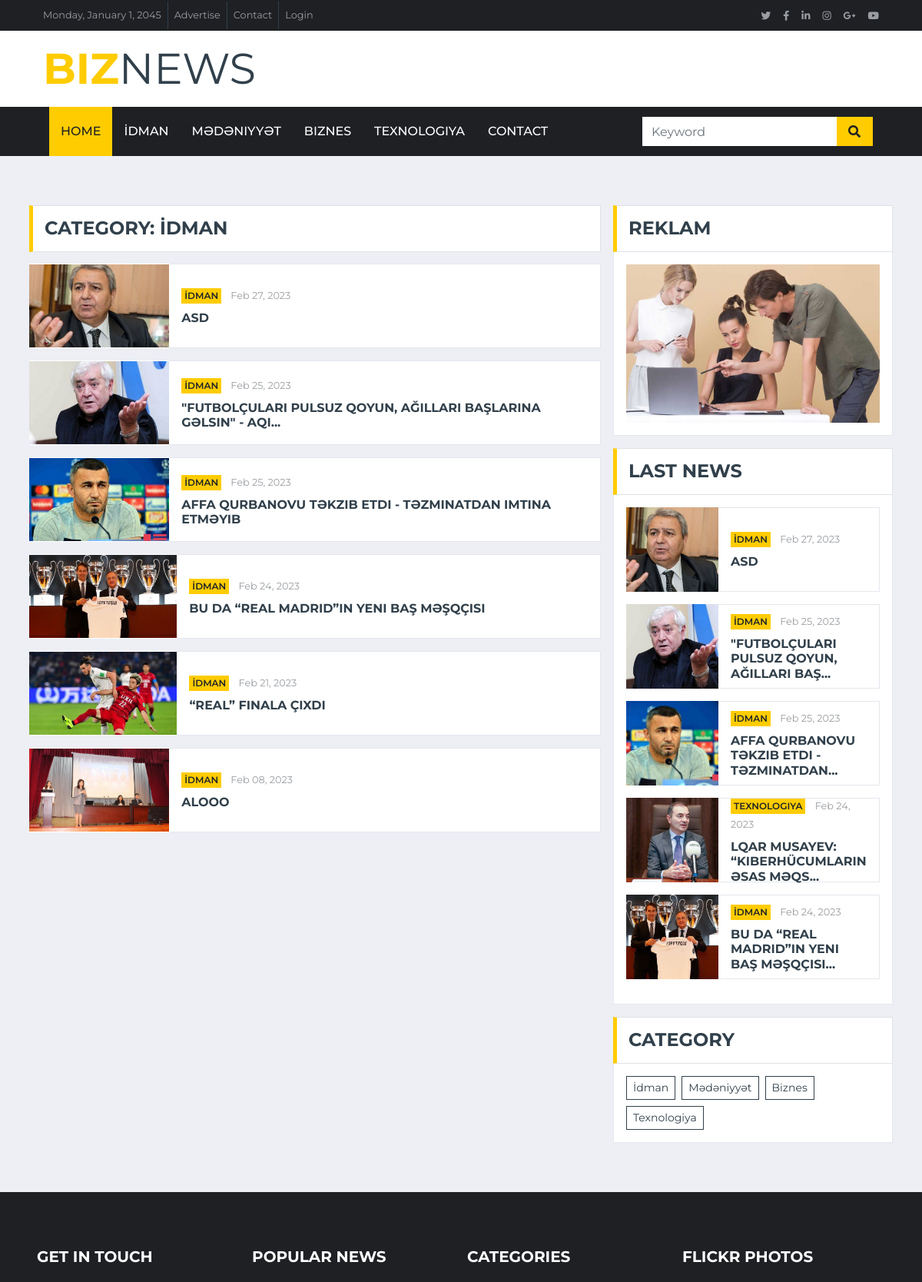
The page /category/1 (upper part) on the database as committed earlier.
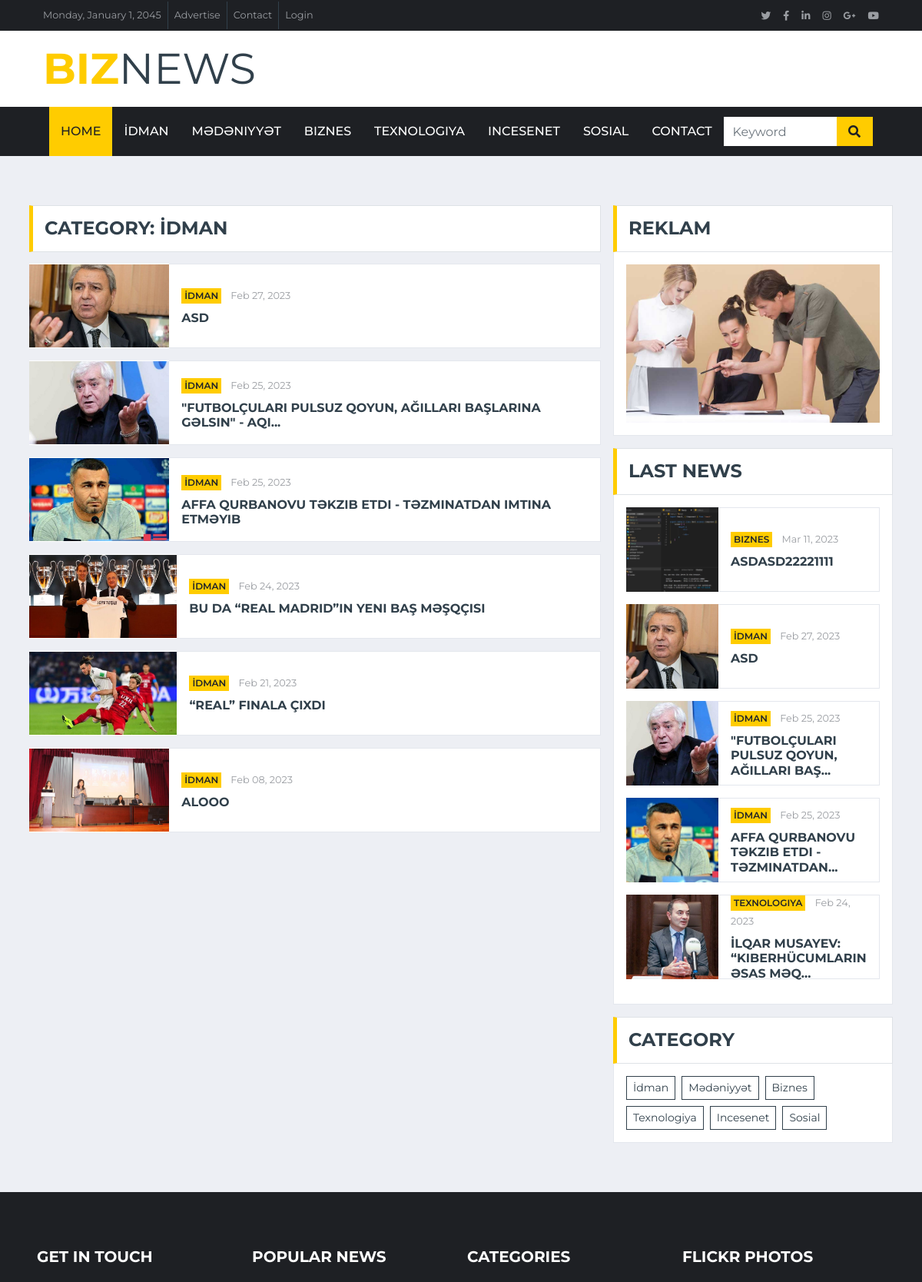
The same page on the database as committed later.
### tables this page shows
CREATE TABLE `category` (
  `c_id` int(11) NOT NULL,
  `c_name` varchar(255) NOT NULL
);

CREATE TABLE `news` (
  `n_id` int(11) NOT NULL,
  `n_title` varchar(255) NOT NULL,
  `n_description` longtext NOT NULL,
  `n_date` varchar(50) NOT NULL,
  `n_category` varchar(50) NOT NULL,
  `n_status` varchar(10) NOT NULL,
  `n_file` varchar(255) NOT NULL,
  `n_file_ext` varchar(255) NOT NULL,
  `n_creator_id` int(11) NOT NULL,
  `n_create_date` varchar(255) NOT NULL,
  `n_updater_id` varchar(255) NOT NULL,
  `n_update_date` varchar(255) NOT NULL
);

### application/controllers/UserController.php (called while the page is built, shortened)
<?php
class UserController extends CI_Controller{
    public function category($id){
        $id = $this->security->xss_clean($id);
        $data['category_of'] = $this->db
        ->order_by('n_date','DESC')
        ->where('n_status',"Active")
        ->where('n_category',$id)
        ->join('category', 'category.c_id = news.n_category','left')
        ->get('news')->result_array();
        $data["limit_5_news"] = $this->db
        ->order_by("n_date","DESC")
        ->where('n_status',"Active")
        ->join('category', 'category.c_id = news.n_category','left')
        ->limit(5)
        ->get("news")
        ->result_array();
        $data['category'] = $this->db->where('c_id',$id)->get('category')->row_array();
        $data['category_list'] = $this->db->get('category')->result_array();
        if($data['category']){
            $this->load->view('user/category',$data);
        }else{
            redirect(base_url('index'));
        }
    }
}

### index.php (called while the page is built, shortened)
<?php
require_once BASEPATH.'core/CodeIgniter.php';

### application/views/user/category.php (the view, shortened to what the changed rows need)
<?php $this->load->view('user/includes/headerStyle'); ?>
<?php $this->load->view('user/includes/header'); ?>
    <div class="container-fluid mt-5 pt-3">
        <div class="container">
            <div class="row">
                <div class="col-lg-8">
                    <div class="row">
                        <div class="col-12">
                            <div class="section-title">
                                <h4 class="m-0 text-uppercase font-weight-bold">Category: <?php echo $category['c_name']; ?></h4>
                            </div>
                        </div>
                        <div class="col-lg-12">
                            <?php foreach($category_of as $item){ ?>
                                <div class="d-flex align-items-center bg-white mb-3" style="height: 110px;">
                                    <img class="img-fluid myImg" src="<?php echo base_url("uploads/news/".$item['n_file']); ?>" alt="">
                                    <div class="w-100 h-100 px-3 d-flex flex-column justify-content-center border border-left-0">
                                        <div class="mb-2">
                                            <a class="badge badge-primary text-uppercase font-weight-semi-bold p-1 mr-2" href=""><?php echo $item['c_name']; ?></a>
                                            <a class="text-body" href=""><small><?php echo date("M d, Y", strtotime($item['n_date'])); ?></small></a>
                                        </div>
                                        <?php if (strlen($item['n_title']) > 60) { ?>
                                            <a class="h6 m-0 text-secondary text-uppercase font-weight-bold"
                                                href="<?php echo base_url('single/'.$item['n_id']); ?>"><?php echo mb_substr(($item['n_title']), 0, 60, 'UTF-8') . '...'; ?>
                                            </a>
                                        <?php } else { ?>
                                            <a class="h6 m-0 text-secondary text-uppercase font-weight-bold"
                                                href="<?php echo base_url('single/'.$item['n_id']); ?>"><?php echo $item['n_title']; ?>
                                            </a>
                                        <?php } ?>
                                    </div>
                                </div>
                            <?php } ?>
                        </div>
                    </div>
                </div>
                <div class="col-lg-4">
                    <div class="mb-3">
                        <div class="bg-white border border-top-0 p-3">
                            <?php foreach($limit_5_news as $item){ ?>
                                <div class="d-flex align-items-center bg-white mb-3" style="height: 110px;">
                                    <img class="img-fluid myImgSize" src="<?php echo base_url("uploads/news/".$item['n_file']); ?>" alt="">
                                    <div class="w-100 h-100 px-3 d-flex flex-column justify-content-center border border-left-0">
                                        <div class="mb-2">
                                            <a class="badge badge-primary text-uppercase font-weight-semi-bold p-1 mr-2" href=""><?php echo $item['c_name']; ?></a>
                                            <a class="text-body" href=""><small><?php echo date("M d, Y", strtotime($item['n_date'])); ?></small></a>
                                        </div>
                                        <?php if (strlen($item['n_title']) > 40) { ?>
                                            <a class="h6 m-0 text-secondary text-uppercase font-weight-bold"
                                                href="<?php echo base_url('single/'.$item['n_id']); ?>"><?php echo mb_substr(($item['n_title']), 0, 40, 'UTF-8') . '...'; ?>
                                            </a>
                                        <?php } else { ?>
                                            <a class="h6 m-0 text-secondary text-uppercase font-weight-bold"
                                                href="<?php echo base_url('single/'.$item['n_id']); ?>"><?php echo $item['n_title']; ?>
                                            </a>
                                        <?php } ?>
                                    </div>
                                </div>
                            <?php } ?>
                        </div>
                    </div>
                    <div class="mb-3">
                        <div class="bg-white border border-top-0 p-3">
                            <div class="d-flex flex-wrap m-n1">
                                <?php foreach($category_list as $item){ ?>
                                    <a href="<?php echo base_url('category/'.$item['c_id']); ?>" class="btn btn-sm btn-outline-secondary m-1"><?php echo $item['c_name']; ?></a>
                                <?php } ?>
                            </div>
                        </div>
                    </div>
                </div>
            </div>
        </div>
    </div>

### application/views/user/includes/header.php (shortened to what the changed rows need)
<?php
    $category = $this->db->get('category')->result_array();
?>
<div class="container-fluid d-none d-lg-block">
        <div class="row align-items-center bg-white py-3 px-lg-5">
            <div class="col-lg-4">
                <a href="<?php echo base_url('index'); ?>" class="navbar-brand p-0 d-none d-lg-block">
                    <h1 class="m-0 display-4 text-uppercase text-primary">Biz<span class="text-secondary font-weight-normal">News</span></h1>
                </a>
            </div>
        </div>
    </div>
    <div class="container-fluid p-0">
        <nav class="navbar navbar-expand-lg bg-dark navbar-dark py-2 py-lg-0 px-lg-5">
            <div class="collapse navbar-collapse justify-content-between px-0 px-lg-3" id="navbarCollapse">
                <div class="navbar-nav mr-auto py-0">
                    <a href="<?php echo base_url('index'); ?>" class="nav-item nav-link active">Home</a>
                    <?php foreach($category as $item){ ?>
                        <a href="<?php echo base_url('category/'.$item['c_id']); ?>" class="nav-item nav-link"><?php echo $item['c_name']; ?></a>
                    <?php } ?>
                    <a href="<?php echo base_url('contact'); ?>" class="nav-item nav-link">Contact</a>
                </div>
            </div>
        </nav>
    </div>

Rows that differ between the two databases and show on the page:
no longer on one of the page's lists (row unchanged): news: category.c_name "İDMAN", n_date "Feb 24, 2023", n_title "BU DA “REAL MADRID”IN YENI BAŞ MƏŞQÇISI"
added category: c_name "INCESENET", c_name "Incesenet"
added category: c_name "SOSIAL", c_name "Sosial"
added news: n_file (picture), category.c_name "BIZNES", n_date "Mar 11, 2023", n_title "ASDASD22221111", shown under "LAST NEWS"
changed news "TEXNOLOGIYA": n_title "LQAR MUSAYEV: “KIBERHÜCUMLARIN ƏSAS MƏQS" → "İLQAR MUSAYEV: “KIBERHÜCUMLARIN ƏSAS MƏQ"
